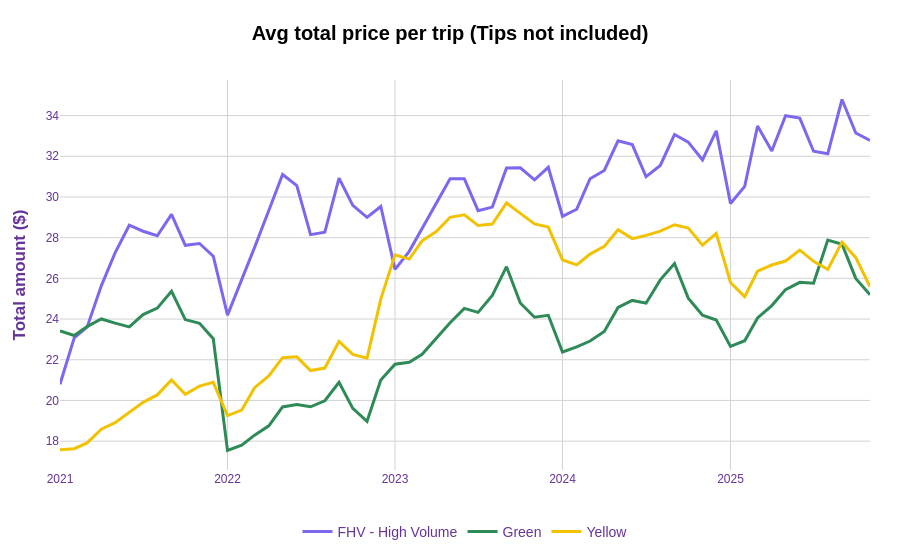

Here is the notebook cell this chart was saved with:
### Markdown cell above
Analizando ahora la duración de los viajes, vemos que se mueven en el rango de 10-20 minutos, y no varía considerablemente entre distintos tipos de vehículos (taxi amarillo, verde y vehículos de alto volumen).

### Code cell
res3 = con.execute(f"""
WITH
daily_fhv AS (
  SELECT
    CAST(pickup_datetime AS DATE) AS day,
    AVG(total_amount) AS daily_avg
  FROM '{path_uber}'
  WHERE CAST(pickup_datetime AS DATE) >= DATE '2021-01-01'
    AND CAST(pickup_datetime AS DATE) <  DATE '2026-01-01'
  GROUP BY 1
),
monthly_fhv AS (
  SELECT
    CAST(date_trunc('month', day) AS DATE) AS month,
    AVG(daily_avg) AS monthly_avg,
    'FHV - High Volume' AS type
  FROM daily_fhv
  GROUP BY 1
),

daily_yellow AS (
  SELECT
    CAST(pickup_datetime AS DATE) AS day,
    AVG(total_amount) AS daily_avg
  FROM '{path_yellow}'
  WHERE CAST(pickup_datetime AS DATE) >= DATE '2021-01-01'
    AND CAST(pickup_datetime AS DATE) <  DATE '2026-01-01'
  GROUP BY 1
),
monthly_yellow AS (
  SELECT
    CAST(date_trunc('month', day) AS DATE) AS month,
    AVG(daily_avg) AS monthly_avg,
    'Yellow' AS type
  FROM daily_yellow
  GROUP BY 1
),

daily_green AS (
  SELECT
    CAST(pickup_datetime AS DATE) AS day,
    AVG(total_amount) AS daily_avg
  FROM '{path_green}'
  WHERE CAST(pickup_datetime AS DATE) >= DATE '2021-01-01'
    AND CAST(pickup_datetime AS DATE) <  DATE '2026-01-01'
  GROUP BY 1
),
monthly_green AS (
  SELECT
    CAST(date_trunc('month', day) AS DATE) AS month,
    AVG(daily_avg) AS monthly_avg,
    'Green' AS type
  FROM daily_green
  GROUP BY 1
)

SELECT * FROM monthly_fhv
WHERE month >= DATE '2021-01-01' AND month < DATE '2026-01-01'
UNION ALL
SELECT * FROM monthly_yellow
WHERE month >= DATE '2021-01-01' AND month < DATE '2025-12-01'
UNION ALL
SELECT * FROM monthly_green
WHERE month >= DATE '2021-01-01' AND month < DATE '2025-12-01'
ORDER BY month, type;
""").pl()


fig = px.line(
    res3,
    x="month",
    y="monthly_avg",
    color="type",
    title="<b>Avg total price per trip (Tips not included)</b>",
    color_discrete_map=color_map,
)

fig.update_xaxes(
    dtick="M12", 
    tickformat="%Y",
    tickfont=dict(size=12),
    title_font=dict(size=14, family='Arial'),
    gridcolor='LightGray'
)

fig.update_yaxes(
    tickfont=dict(size=12),
    title_font=dict(size=14, family='Arial'),
    gridcolor='LightGray'
)

fig.update_traces(
    hovertemplate="<b>Date:</b> %{x|%b %Y}<br><b>Total amount:</b> %{y:.1f}$<extra>%{fullData.name}</extra>",
    line=dict(width=3)
)

fig.update_layout(
    xaxis_title="",
    yaxis_title="<b>Total amount ($)</b>",
    
    font=dict(family="Arial, sans-serif", size=14, color="RebeccaPurple"),
    
    title=dict(x=0.5, font=dict(size=20, color='black')),
    
    plot_bgcolor='white',
    paper_bgcolor='white',
    
    legend=dict(
        title="",
        orientation="h",
        yanchor="bottom",
        y=-0.2,
        xanchor="center",
        x=0.5
    ),
    
    margin=dict(l=60, r=30, t=80, b=60)
)

fig.show()

### Figure 1 — Plotly figure (JSON) as saved in the notebook; plotly's stock layout.template omitted (floating-point values rounded to 4 significant figures)
{"data": [{"hovertemplate": "<b>Date:</b> %{x|%b %Y}<br><b>Total amount:</b> %{y:.1f}$<extra>%{fullData.name}</extra>", "legendgroup": "FHV - High Volume", "line": {"color": "#7B68EE", "dash": "solid", "width": 3}, "marker": {"symbol": "circle"}, "mode": "lines", "name": "FHV - High Volume", "orientation": "v", "showlegend": true, "type": "scatter", "x": ["2021-01-01", "2021-02-01", "2021-03-01", "2021-04-01", "2021-05-01", "2021-06-01", "2021-07-01", "2021-08-01", "2021-09-01", "2021-10-01", "2021-11-01", "2021-12-01", "2022-01-01", "2022-02-01", "2022-03-01", "2022-04-01", "2022-05-01", "2022-06-01", "2022-07-01", "2022-08-01", "2022-09-01", "2022-10-01", "2022-11-01", "2022-12-01", "2023-01-01", "2023-02-01", "2023-03-01", "2023-04-01", "2023-05-01", "2023-06-01", "2023-07-01", "2023-08-01", "2023-09-01", "2023-10-01", "2023-11-01", "2023-12-01", "2024-01-01", "2024-02-01", "2024-03-01", "2024-04-01", "2024-05-01", "2024-06-01", "2024-07-01", "2024-08-01", "2024-09-01", "2024-10-01", "2024-11-01", "2024-12-01", "2025-01-01", "2025-02-01", "2025-03-01", "2025-04-01", "2025-05-01", "2025-06-01", "2025-07-01", "2025-08-01", "2025-09-01", "2025-10-01", "2025-11-01"], "xaxis": "x", "y": [20.8, 23.07, 23.6, 25.63, 27.25, 28.61, 28.32, 28.09, 29.14, 27.62, 27.72, 27.09, 24.19, 25.91, 27.52, 29.34, 31.1, 30.56, 28.15, 28.26, 30.93, 29.59, 29.0, 29.53, 26.44, 27.33, 28.46, 29.71, 30.9, 30.9, 29.33, 29.5, 31.43, 31.43, 30.84, 31.46, 29.05, 29.4, 30.89, 31.3, 32.76, 32.57, 31.0, 31.55, 33.07, 32.69, 31.82, 33.25, 29.68, 30.52, 33.49, 32.26, 33.99, 33.88, 32.25, 32.12, 34.79, 33.15, 32.78], "yaxis": "y"}, {"hovertemplate": "<b>Date:</b> %{x|%b %Y}<br><b>Total amount:</b> %{y:.1f}$<extra>%{fullData.name}</extra>", "legendgroup": "Green", "line": {"color": "#2E8B57", "dash": "solid", "width": 3}, "marker": {"symbol": "circle"}, "mode": "lines", "name": "Green", "orientation": "v", "showlegend": true, "type": "scatter", "x": ["2021-01-01", "2021-02-01", "2021-03-01", "2021-04-01", "2021-05-01", "2021-06-01", "2021-07-01", "2021-08-01", "2021-09-01", "2021-10-01", "2021-11-01", "2021-12-01", "2022-01-01", "2022-02-01", "2022-03-01", "2022-04-01", "2022-05-01", "2022-06-01", "2022-07-01", "2022-08-01", "2022-09-01", "2022-10-01", "2022-11-01", "2022-12-01", "2023-01-01", "2023-02-01", "2023-03-01", "2023-04-01", "2023-05-01", "2023-06-01", "2023-07-01", "2023-08-01", "2023-09-01", "2023-10-01", "2023-11-01", "2023-12-01", "2024-01-01", "2024-02-01", "2024-03-01", "2024-04-01", "2024-05-01", "2024-06-01", "2024-07-01", "2024-08-01", "2024-09-01", "2024-10-01", "2024-11-01", "2024-12-01", "2025-01-01", "2025-02-01", "2025-03-01", "2025-04-01", "2025-05-01", "2025-06-01", "2025-07-01", "2025-08-01", "2025-09-01", "2025-10-01", "2025-11-01"], "xaxis": "x", "y": [23.42, 23.19, 23.63, 24.0, 23.8, 23.62, 24.22, 24.54, 25.37, 23.97, 23.79, 23.03, 17.54, 17.8, 18.29, 18.76, 19.68, 19.8, 19.69, 19.98, 20.89, 19.61, 18.97, 21.0, 21.78, 21.87, 22.27, 23.06, 23.82, 24.53, 24.33, 25.16, 26.58, 24.79, 24.09, 24.18, 22.38, 22.63, 22.92, 23.39, 24.57, 24.92, 24.78, 25.93, 26.73, 25.03, 24.19, 23.95, 22.65, 22.94, 24.06, 24.66, 25.45, 25.81, 25.76, 27.89, 27.68, 26.0, 25.19], "yaxis": "y"}, {"hovertemplate": "<b>Date:</b> %{x|%b %Y}<br><b>Total amount:</b> %{y:.1f}$<extra>%{fullData.name}</extra>", "legendgroup": "Yellow", "line": {"color": "#F2C200", "dash": "solid", "width": 3}, "marker": {"symbol": "circle"}, "mode": "lines", "name": "Yellow", "orientation": "v", "showlegend": true, "type": "scatter", "x": ["2021-01-01", "2021-02-01", "2021-03-01", "2021-04-01", "2021-05-01", "2021-06-01", "2021-07-01", "2021-08-01", "2021-09-01", "2021-10-01", "2021-11-01", "2021-12-01", "2022-01-01", "2022-02-01", "2022-03-01", "2022-04-01", "2022-05-01", "2022-06-01", "2022-07-01", "2022-08-01", "2022-09-01", "2022-10-01", "2022-11-01", "2022-12-01", "2023-01-01", "2023-02-01", "2023-03-01", "2023-04-01", "2023-05-01", "2023-06-01", "2023-07-01", "2023-08-01", "2023-09-01", "2023-10-01", "2023-11-01", "2023-12-01", "2024-01-01", "2024-02-01", "2024-03-01", "2024-04-01", "2024-05-01", "2024-06-01", "2024-07-01", "2024-08-01", "2024-09-01", "2024-10-01", "2024-11-01", "2024-12-01", "2025-01-01", "2025-02-01", "2025-03-01", "2025-04-01", "2025-05-01", "2025-06-01", "2025-07-01", "2025-08-01", "2025-09-01", "2025-10-01", "2025-11-01"], "xaxis": "x", "y": [17.58, 17.63, 17.91, 18.59, 18.91, 19.43, 19.91, 20.27, 21.0, 20.3, 20.7, 20.89, 19.25, 19.53, 20.63, 21.21, 22.1, 22.14, 21.47, 21.59, 22.9, 22.26, 22.08, 24.98, 27.16, 26.95, 27.85, 28.3, 29.0, 29.12, 28.6, 28.67, 29.71, 29.2, 28.68, 28.52, 26.91, 26.66, 27.19, 27.57, 28.39, 27.95, 28.11, 28.32, 28.63, 28.47, 27.63, 28.21, 25.8, 25.1, 26.35, 26.66, 26.85, 27.39, 26.84, 26.44, 27.79, 27.02, 25.59], "yaxis": "y"}], "layout": {"font": {"color": "RebeccaPurple", "family": "Arial, sans-serif", "size": 14}, "legend": {"orientation": "h", "title": {"text": ""}, "tracegroupgap": 0, "x": 0.5, "xanchor": "center", "y": -0.2, "yanchor": "bottom"}, "margin": {"b": 60, "l": 60, "r": 30, "t": 80}, "paper_bgcolor": "white", "plot_bgcolor": "white", "title": {"font": {"color": "black", "size": 20}, "text": "<b>Avg total price per trip (Tips not included)</b>", "x": 0.5}, "xaxis": {"anchor": "y", "domain": [0, 1], "dtick": "M12", "gridcolor": "LightGray", "tickfont": {"size": 12}, "tickformat": "%Y", "title": {"text": ""}}, "yaxis": {"anchor": "x", "domain": [0, 1], "gridcolor": "LightGray", "tickfont": {"size": 12}, "title": {"text": "<b>Total amount ($)</b>"}}}}
